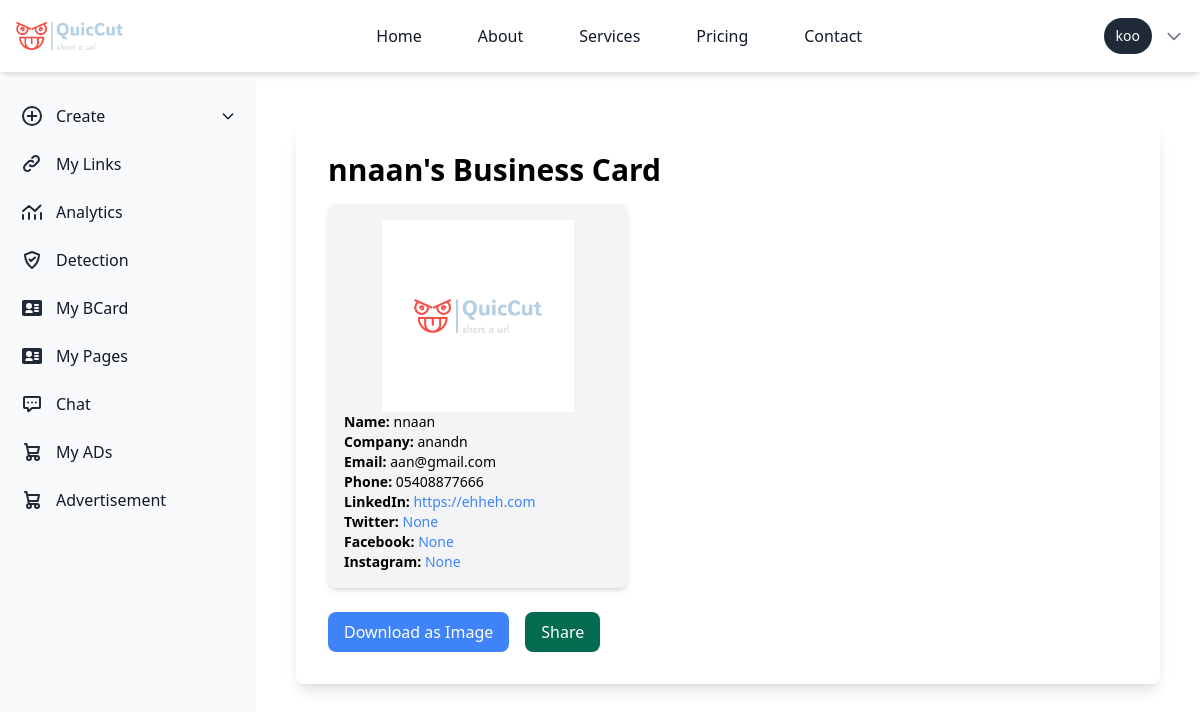
The page /business_card/business-cards/19/ (signed in) on the database its author committed.
### business_card/models.py (models this page shows, shortened)
class UserBusinessCard(models.Model):
    user = models.ForeignKey(User, on_delete=models.CASCADE)
    template = models.ForeignKey(BusinessCardTemplate, on_delete=models.CASCADE, blank=True, null=True)
    custom_template_image = models.ImageField(upload_to='custom_templates/', blank=True, null=True)
    name = models.CharField(max_length=100)
    company_name = models.CharField(max_length=100)
    email = models.EmailField()
    phone_number = models.CharField(max_length=15)
    linkedin = models.URLField(blank=True, null=True)
    twitter = models.URLField(blank=True, null=True)
    facebook = models.URLField(blank=True, null=True)
    instagram = models.URLField(blank=True, null=True)
    created_at = models.DateTimeField(auto_now_add=True)
    logo = models.ImageField(upload_to='logos/', blank=True, null=True)

class BusinessCardTemplate(models.Model):
    name = models.CharField(max_length=100)
    image = models.ImageField(upload_to='business_card_templates/')

### business_card/views.py (the view)
# urls.py: path('business-cards/<int:pk>/', views.business_card_detail, name='business_card_detail'),
@login_required
def business_card_detail(request, pk):
    business_card = get_object_or_404(UserBusinessCard, pk=pk)
    return render(request, 'business_card/business_card_detail.html', {'business_card': business_card})

### chat/templatetags/chat_tags.py (called while the page is built)
@register.simple_tag
def unread_message_count(user):
    return Message.objects.filter(receiver=user, is_read=False).count()

### templates/business_card/business_card_detail.html (shortened to what this page needs)
{% extends "basehome/base.html" %}
{% load static %}
{% block content %}
<body class="overflow-hidden">
<div class="p-10 sm:ml-64 mt-20 overflow-y-auto max-h-screen">
    <div class="container mx-auto bg-white p-8 rounded-lg shadow-lg">
        <h1 class="text-3xl font-bold mb-4">{{ business_card.name }}'s Business Card</h1>
        <div id="business-card" class="flex flex-col items-center bg-gray-100 p-4 rounded-lg shadow-md" style="width: 300px;">
            <div class="h-48 overflow-hidden">
                {% if business_card.custom_template_image %}
                    <img src="{{ business_card.custom_template_image.url }}" alt="Business Card Template" class="w-full h-full object-cover">
                {% else %}
                    <img src="{{ business_card.template.image.url }}" alt="Business Card Template" class="w-full h-full object-cover">
                {% endif %}
            </div>
            <div class="text-left w-full">
                <p class="text-sm"><strong>Name:</strong> {{ business_card.name }}</p>
                <p class="text-sm"><strong>Company:</strong> {{ business_card.company_name }}</p>
                <p class="text-sm"><strong>Email:</strong> {{ business_card.email }}</p>
                <p class="text-sm"><strong>Phone:</strong> {{ business_card.phone_number }}</p>
                <p class="text-sm"><strong>LinkedIn:</strong> <a href="{{ business_card.linkedin }}" class="text-blue-500 hover:underline break-words">{{ business_card.linkedin }}</a></p>
                <p class="text-sm"><strong>Twitter:</strong> <a href="{{ business_card.twitter }}" class="text-blue-500 hover:underline break-words">{{ business_card.twitter }}</a></p>
                <p class="text-sm"><strong>Facebook:</strong> <a href="{{ business_card.facebook }}" class="text-blue-500 hover:underline break-words">{{ business_card.facebook }}</a></p>
                <p class="text-sm"><strong>Instagram:</strong> <a href="{{ business_card.instagram }}" class="text-blue-500 hover:underline break-words">{{ business_card.instagram }}</a></p>
            </div>
        </div>
        <div class="mt-6 flex space-x-4">
            <button id="downloadBtn" class="bg-blue-500 text-white px-4 py-2 rounded-lg hover:bg-blue-600">Download as Image</button>
            <button id="shareBtn" class="bg-green-700 text-white px-4 py-2 rounded-lg hover:bg-green-600">Share</button>
        </div>
    </div>
    <br>
    <br>
    <br>
</div>
</body>
{% endblock %}

### templates/basehome/base.html (shortened to what this page needs)
{% load compress %}
{% load static %}
{% load chat_tags %}
<!DOCTYPE html>
<html lang="en">
<head>
    {% compress css %}
    <link rel="stylesheet" href="{% static 'src/output.css' %}">
    {% endcompress %}
</head>
<body>
  <nav class="bg-white dark:bg-gray-900 border-b border-gray-200 dark:border-gray-700 shadow-md fixed w-full z-10 top-0">
    <div class="max-w-screen-xl mx-auto p-4 flex flex-wrap items-center justify-between">
       <a href="/" class=" items-center ">
          <img src="{% static 'logo.png' %}" class="h-6 me-3 sm:h-7" alt="logo" />
       </a>
        <div class="flex items-center md:order-2 space-x-3 rtl:space-x-reverse">
            {% if user.is_authenticated %}
            <span class="flex items-center text-sm bg-gray-800 text-white rounded-full py-2 px-3 focus:ring-4 focus:ring-gray-300 dark:focus:ring-gray-600">
                {{ user.username }}
            </span>
            <div class="relative">
                <button id="user-menu-button" class="flex items-center text-sm text-gray-500 hover:text-gray-700 dark:text-gray-400 dark:hover:text-gray-300 focus:outline-none">
                    <svg class="w-5 h-5" fill="none" stroke="currentColor" viewBox="0 0 24 24" xmlns="http://www.w3.org/2000/svg">
                        <path stroke-linecap="round" stroke-linejoin="round" stroke-width="2" d="M19 9l-7 7-7-7"></path>
                    </svg>
                </button>
            </div>
            {% endif %}
        </div>
        <div class="hidden w-full md:flex md:w-auto md:order-1" id="navbar-user">
            <ul class="flex flex-col p-4 mt-4 bg-gray-50 md:bg-white dark:bg-gray-800 md:dark:bg-gray-900 md:mt-0 md:flex-row md:space-x-8 md:p-0 border border-gray-100 rounded-lg md:border-0 dark:border-gray-700">
                <li>
                    <a href="/" class="block py-2 px-3 text-gray-900 hover:text-blue-700 dark:text-white md:hover:bg-transparent md:dark:hover:text-blue-500 dark:hover:bg-gray-700 dark:hover:text-white md:dark:hover:bg-transparent">Home</a>
                </li>
                <li>
                    <a href="#" class="block py-2 px-3 text-gray-900 hover:text-blue-700 dark:text-white md:hover:bg-transparent md:dark:hover:text-blue-500 dark:hover:bg-gray-700 dark:hover:text-white md:dark:hover:bg-transparent">About</a>
                </li>
                <li>
                    <a href="#" class="block py-2 px-3 text-gray-900 hover:text-blue-700 dark:text-white md:hover:bg-transparent md:dark:hover:text-blue-500 dark:hover:bg-gray-700 dark:hover:text-white md:dark:hover:bg-transparent">Services</a>
                </li>
                <li>
                    <a href="#" class="block py-2 px-3 text-gray-900 hover:text-blue-700 dark:text-white md:hover:bg-transparent md:dark:hover:text-blue-500 dark:hover:bg-gray-700 dark:hover:text-white md:dark:hover:bg-transparent">Pricing</a>
                </li>
                <li>
                    <a href="#" class="block py-2 px-3 text-gray-900 hover:text-blue-700 dark:text-white md:hover:bg-transparent md:dark:hover:text-blue-500 dark:hover:bg-gray-700 dark:hover:text-white md:dark:hover:bg-transparent">Contact</a>
                </li>
            </ul>
        </div>
    </div>
</nav>
    <nav >
      <aside id="logo-sidebar" class="fixed mt-20 left-0 z-40 w-64 h-screen transition-transform -translate-x-full sm:translate-x-0" aria-label="Sidebar">
        <div class="h-full px-3 py-4 overflow-y-auto bg-gray-50 dark:bg-gray-800">
        <div >
          <div >
            <ul id="sidebar-menu" class="space-y-2 font-medium">
             {% if user.is_authenticated %}
             <li x-data="{ open: false }">
              <a href="javascript:void(0);" @click="open = !open" class="flex items-center p-2 text-gray-900 rounded-lg dark:text-white hover:bg-gray-100 dark:hover:bg-gray-700 group">
                  <span class="ms-3">Create</span>
                  <svg :class="{ 'rotate-180': open }" class="w-4 h-4 ml-auto transition-transform duration-200" xmlns="http://www.w3.org/2000/svg" fill="none" viewBox="0 0 24 24" stroke="currentColor">
                      <path stroke-linecap="round" stroke-linejoin="round" stroke-width="2" d="M19 9l-7 7-7-7"/>
                  </svg>
              </a>
          </li>
            <li>
              <a href="{% url 'user_links' %}" class="flex items-center p-2 text-gray-900 rounded-lg dark:text-white hover:bg-gray-100 dark:hover:bg-gray-700 group">
               <span class="ms-3">My Links</span>
               </a>
             </li>
             <li>
              <a href="{% url 'analytics_view' %}" class="flex items-center p-2 text-gray-900 rounded-lg dark:text-white hover:bg-gray-100 dark:hover:bg-gray-700 group">
                <svg class="w-6 h-6 text-gray-800 dark:text-white" aria-hidden="true" xmlns="http://www.w3.org/2000/svg" width="24" height="24" fill="none" viewBox="0 0 24 24">
                  <path stroke="currentColor" stroke-linecap="round" stroke-linejoin="round" stroke-width="2" d="M3 15v4m6-6v6m6-4v4m6-6v6M3 11l6-5 6 5 5.5-5.5"/>
                </svg>
                 <span class="flex-1 ms-3 whitespace-nowrap">Analytics</span>
              </a>
           </li>
           <li>
            <a href="{% url 'predict' %}" class="flex items-center p-2 text-gray-900 rounded-lg dark:text-white hover:bg-gray-100 dark:hover:bg-gray-700 group">
               <span class="flex-1 ms-3 whitespace-nowrap">Detection</span>
            </a>
         </li>
   <li>
    <a href="{% url 'business_card_list' %}" class="flex items-center p-2 text-gray-900 rounded-lg dark:text-white hover:bg-gray-100 dark:hover:bg-gray-700 group">
       <span class="flex-1 ms-3 whitespace-nowrap">My BCard</span>
    </a>
 </li>
 <li>
  <a href="{% url 'user_landing_pages' %}" class="flex items-center p-2 text-gray-900 rounded-lg dark:text-white hover:bg-gray-100 dark:hover:bg-gray-700 group">
     <span class="flex-1 ms-3 whitespace-nowrap">My Pages</span>
  </a>
</li>
    <li>
      <a href="{% url 'chat_list' %}"  class="flex items-center p-2 text-gray-900 rounded-lg dark:text-white hover:bg-gray-100 dark:hover:bg-gray-700 group">
         <span class="flex-1 ms-3 whitespace-nowrap">Chat</span>
         {% load chat_tags %}
         {% unread_message_count user as unread_count %}
      </a>
   </li>
    <li>
      <a href="{% url 'my_content'%}" class="flex items-center p-2 text-gray-900 rounded-lg dark:text-white hover:bg-gray-100 dark:hover:bg-gray-700 group">
        <span class="ms-3">My ADs</span>
        </a>
      </li>
             <li>
              <a href="{% url 'content_list' %}" class="flex items-center p-2 text-gray-900 rounded-lg dark:text-white hover:bg-gray-100 dark:hover:bg-gray-700 group">
                 <span class="flex-1 ms-3 whitespace-nowrap">Advertisement</span>
              </a>
           </li>
              {% endif %}
            </ul>
          </div>
        </div>
        <br>
        <br>
        <br>
        <br>
      </nav>
    {% block content %}
    {% endblock %}
</body>
</html>

### rows shown on the page
UserBusinessCard: name "nnaan", template.image (picture), company_name "anandn", email "aan@gmail.com", phone_number "05408877666", linkedin "https://ehheh.com", twitter "None", facebook "None", instagram "None"

### other values the page prints
{{ user.username }} "koo"
